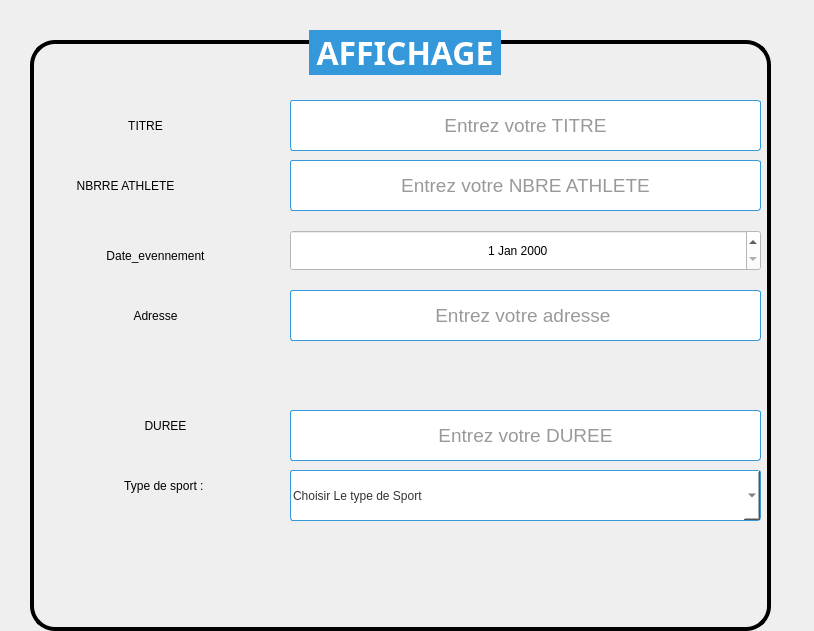
<?xml version="1.0" encoding="UTF-8"?>
<ui version="4.0">
 <class>Dialog</class>
 <widget class="QDialog" name="Dialog">
  <property name="geometry">
   <rect>
    <x>0</x>
    <y>0</y>
    <width>814</width>
    <height>631</height>
   </rect>
  </property>
  <property name="windowTitle">
   <string>Dialog</string>
  </property>
  <widget class="QGroupBox" name="groupBox">
   <property name="geometry">
    <rect>
     <x>30</x>
     <y>30</y>
     <width>741</width>
     <height>601</height>
    </rect>
   </property>
   <property name="font">
    <font>
     <family>Trebuchet MS</family>
     <pointsize>24</pointsize>
     <weight>75</weight>
     <bold>true</bold>
    </font>
   </property>
   <property name="styleSheet">
    <string notr="true">/* Style de base pour la QGroupBox */
QGroupBox {
    border: 4px solid #000000; /* Bordure bleue */
    border-radius: 25px; /* Coins arrondis */
    margin-top: 10px; /* Marge en haut */
}

/* Style du titre de la QGroupBox */
QGroupBox::title {
    subcontrol-origin: margin;
    subcontrol-position: top center;
    padding: 0 3px;
    background-color: #3498db; /* Fond bleu pour le titre */
    color: #ffffff; /* Texte blanc pour le titre */
}

/* Style des QLabel à l'intérieur de la QGroupBox */
QLabel {
    color: #000000; /* Couleur du texte */
}

/* Style des QRadioButton à l'intérieur de la QGroupBox */
QRadioButton {
    color: #333333; /* Couleur du texte */
}

/* Style des QComboBox à l'intérieur de la QGroupBox */
QComboBox {
    background-color: #ffffff; /* Fond blanc */
    color: #333333; /* Couleur du texte */
    border: 1px solid #3498db; /* Bordure bleue */
    border-radius: 3px; /* Coins arrondis */
    padding: 2px; /* Espacement interne */
}

/* Style des QLineEdit à l'intérieur de la QGroupBox */
QLineEdit {
    background-color: #ffffff; /* Fond blanc */
    color: #333333; /* Couleur du texte */
    border: 1px solid #3498db; /* Bordure bleue */
    border-radius: 3px; /* Coins arrondis */
    padding: 2px; /* Espacement interne */
}

/* Style des QSpinBox à l'intérieur de la QGroupBox */
QSpinBox {
    background-color: #ffffff; /* Fond blanc */
    color: #333333; /* Couleur du texte */
    border: 1px solid #3498db; /* Bordure bleue */
    border-radius: 3px; /* Coins arrondis */
    padding: 2px; /* Espacement interne */
}

/* Style général pour les widgets lorsqu'ils sont désactivés */
QWidget:disabled {
    background-color: #f0f0f0; /* Fond gris clair pour les widgets désactivés */
    color: #a0a0a0; /* Couleur du texte grise pour les widgets désactivés */
}</string>
   </property>
   <property name="title">
    <string>AFFICHAGE</string>
   </property>
   <property name="alignment">
    <set>Qt::AlignCenter</set>
   </property>
   <widget class="QLabel" name="label">
    <property name="geometry">
     <rect>
      <x>50</x>
      <y>80</y>
      <width>131</width>
      <height>31</height>
     </rect>
    </property>
    <property name="styleSheet">
     <string notr="true">font: italic 14pt &quot;Times New Roman&quot;;</string>
    </property>
    <property name="text">
     <string>TITRE</string>
    </property>
    <property name="alignment">
     <set>Qt::AlignCenter</set>
    </property>
   </widget>
   <widget class="QLabel" name="label_2">
    <property name="geometry">
     <rect>
      <x>10</x>
      <y>140</y>
      <width>171</width>
      <height>31</height>
     </rect>
    </property>
    <property name="styleSheet">
     <string notr="true">font: italic 14pt &quot;Times New Roman&quot;;</string>
    </property>
    <property name="text">
     <string>NBRRE ATHLETE</string>
    </property>
    <property name="alignment">
     <set>Qt::AlignCenter</set>
    </property>
   </widget>
   <widget class="QLabel" name="label_3">
    <property name="geometry">
     <rect>
      <x>40</x>
      <y>210</y>
      <width>171</width>
      <height>31</height>
     </rect>
    </property>
    <property name="styleSheet">
     <string notr="true">font: italic 14pt &quot;Times New Roman&quot;;</string>
    </property>
    <property name="text">
     <string>Date_evennement</string>
    </property>
    <property name="alignment">
     <set>Qt::AlignCenter</set>
    </property>
   </widget>
   <widget class="QLabel" name="label_4">
    <property name="geometry">
     <rect>
      <x>60</x>
      <y>270</y>
      <width>131</width>
      <height>31</height>
     </rect>
    </property>
    <property name="styleSheet">
     <string notr="true">font: italic 14pt &quot;Times New Roman&quot;;</string>
    </property>
    <property name="text">
     <string>Adresse</string>
    </property>
    <property name="alignment">
     <set>Qt::AlignCenter</set>
    </property>
   </widget>
   <widget class="QLabel" name="label_6">
    <property name="geometry">
     <rect>
      <x>40</x>
      <y>380</y>
      <width>191</width>
      <height>31</height>
     </rect>
    </property>
    <property name="styleSheet">
     <string notr="true">font: italic 14pt &quot;Times New Roman&quot;;</string>
    </property>
    <property name="text">
     <string>DUREE</string>
    </property>
    <property name="alignment">
     <set>Qt::AlignCenter</set>
    </property>
   </widget>
   <widget class="QLineEdit" name="lineedit_titre">
    <property name="geometry">
     <rect>
      <x>260</x>
      <y>70</y>
      <width>471</width>
      <height>51</height>
     </rect>
    </property>
    <property name="font">
     <font>
      <pointsize>14</pointsize>
     </font>
    </property>
    <property name="text">
     <string/>
    </property>
    <property name="alignment">
     <set>Qt::AlignCenter</set>
    </property>
    <property name="placeholderText">
     <string>Entrez votre TITRE</string>
    </property>
   </widget>
   <widget class="QLineEdit" name="lineedit_nbreathlete">
    <property name="geometry">
     <rect>
      <x>260</x>
      <y>130</y>
      <width>471</width>
      <height>51</height>
     </rect>
    </property>
    <property name="font">
     <font>
      <pointsize>14</pointsize>
     </font>
    </property>
    <property name="text">
     <string/>
    </property>
    <property name="alignment">
     <set>Qt::AlignCenter</set>
    </property>
    <property name="placeholderText">
     <string>Entrez votre NBRE ATHLETE</string>
    </property>
   </widget>
   <widget class="QLineEdit" name="lineedit_adresse">
    <property name="geometry">
     <rect>
      <x>260</x>
      <y>260</y>
      <width>471</width>
      <height>51</height>
     </rect>
    </property>
    <property name="font">
     <font>
      <pointsize>14</pointsize>
     </font>
    </property>
    <property name="text">
     <string/>
    </property>
    <property name="alignment">
     <set>Qt::AlignCenter</set>
    </property>
    <property name="placeholderText">
     <string>Entrez votre adresse </string>
    </property>
   </widget>
   <widget class="QLineEdit" name="lineedit_duree">
    <property name="geometry">
     <rect>
      <x>260</x>
      <y>380</y>
      <width>471</width>
      <height>51</height>
     </rect>
    </property>
    <property name="font">
     <font>
      <pointsize>14</pointsize>
     </font>
    </property>
    <property name="text">
     <string/>
    </property>
    <property name="alignment">
     <set>Qt::AlignCenter</set>
    </property>
    <property name="placeholderText">
     <string>Entrez votre DUREE</string>
    </property>
   </widget>
   <widget class="QLabel" name="label_13">
    <property name="geometry">
     <rect>
      <x>40</x>
      <y>440</y>
      <width>191</width>
      <height>31</height>
     </rect>
    </property>
    <property name="styleSheet">
     <string notr="true">font: italic 14pt &quot;Times New Roman&quot;;</string>
    </property>
    <property name="text">
     <string>Type de sport : </string>
    </property>
    <property name="alignment">
     <set>Qt::AlignCenter</set>
    </property>
   </widget>
   <widget class="QComboBox" name="lineedit_typedesport">
    <property name="geometry">
     <rect>
      <x>260</x>
      <y>440</y>
      <width>471</width>
      <height>51</height>
     </rect>
    </property>
    <item>
     <property name="text">
      <string>Choisir Le type de Sport</string>
     </property>
    </item>
    <item>
     <property name="text">
      <string>Natation</string>
     </property>
    </item>
    <item>
     <property name="text">
      <string>Paddling</string>
     </property>
    </item>
    <item>
     <property name="text">
      <string>Boating</string>
     </property>
    </item>
    <item>
     <property name="text">
      <string>Kayak</string>
     </property>
    </item>
   </widget>
   <widget class="QDateEdit" name="lineedit_dateevenement">
    <property name="geometry">
     <rect>
      <x>260</x>
      <y>200</y>
      <width>471</width>
      <height>41</height>
     </rect>
    </property>
    <property name="minimumSize">
     <size>
      <width>0</width>
      <height>0</height>
     </size>
    </property>
    <property name="styleSheet">
     <string notr="true">background-color: rgb(255, 255, 255);</string>
    </property>
    <property name="alignment">
     <set>Qt::AlignCenter</set>
    </property>
    <property name="specialValueText">
     <string/>
    </property>
   </widget>
  </widget>
 </widget>
 <resources/>
 <connections/>
</ui>
